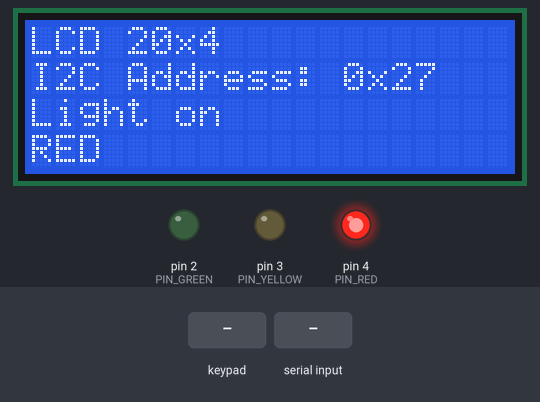
Simulated run of this sketch. Board: Arduino Uno, built with avr-gcc and run on an emulated ATmega328P. Parts: 20×4 character LCD, output pins drawn as LEDs (lit = HIGH). The test bench sets the inputs (shaded band). What the sketch prints to the serial monitor is not drawn.

Above: at 1.3 s.
1.4 s: keypad keys 1 2 1 1 1 0 9 # pressed 0.4 s apart
At 2.9 s:
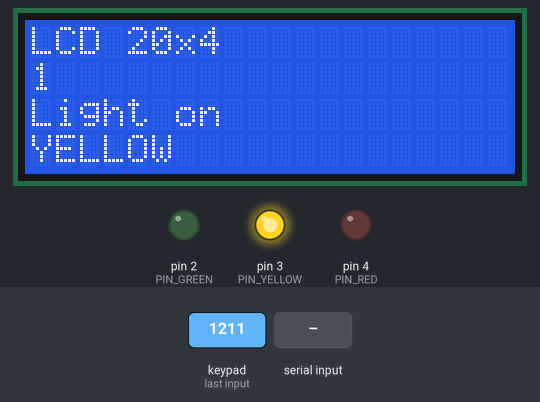
6.1 s: key 'A' pressed
At 6.9 s:
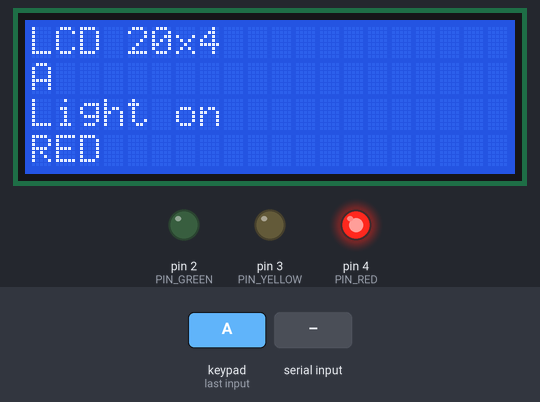
9.1 s: key 'B' pressed
At 10.0 s:
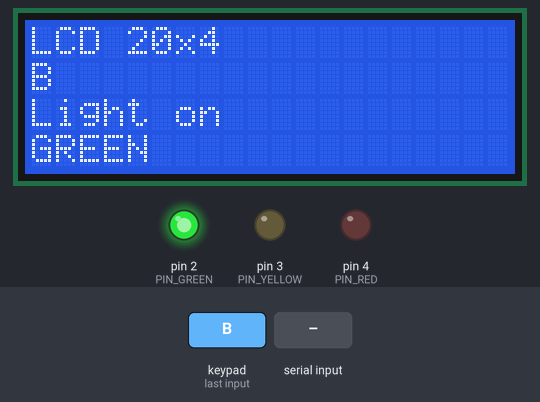
12.1 s: keypad keys 1 2 1 1 1 0 9 * pressed 0.4 s apart
At 16.2 s:
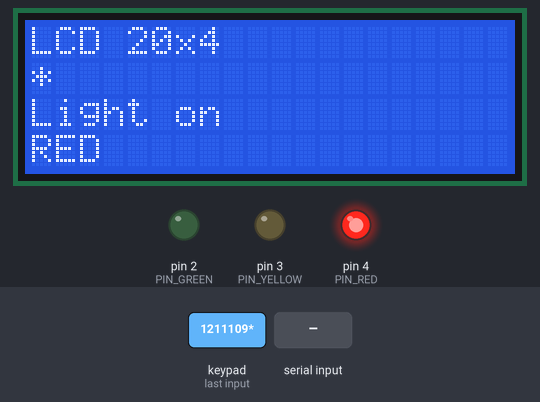
18.3 s: "1" received over Serial
At 19.6 s:
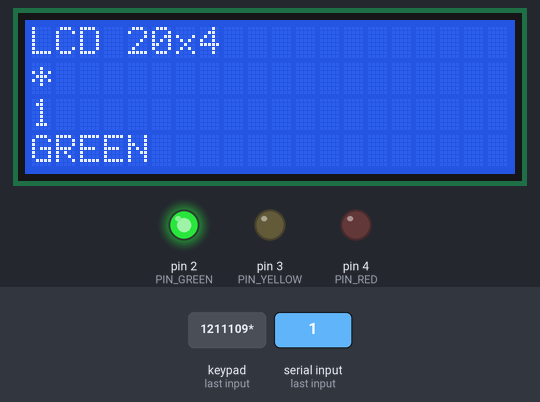
21.3 s: keypad keys 1 2 1 1 1 0 9 D pressed 0.4 s apart
At 24.5 s:
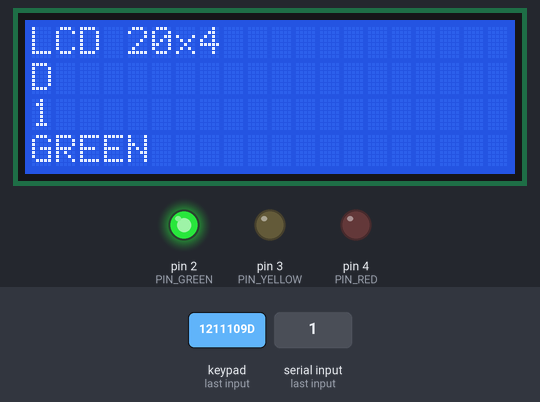
Timing chart, 0 to 34.1 s (numbered marks = the images above; inputs shaded):
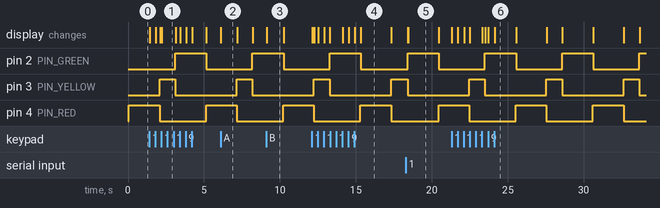

The sketch:

ArduinoNano.ino.ino
```cpp
////////////////////////////////////////
// Libraries
////////////////////////////////////////

#include <LiquidCrystal_I2C.h> // Library for LCD

#include <Keypad.h> //library for keyboard

////////////////////////////////////////
// LED traffic light items
////////////////////////////////////////

#define PIN_RED 4     // The Arduino pin connected to R pin of traffic light module
#define PIN_YELLOW 3  // The Arduino pin connected to Y pin of traffic light module
#define PIN_GREEN 2   // The Arduino pin connected to G pin of traffic light module

#define RED_TIME 2000     // RED time in millisecond
#define YELLOW_TIME 1000  // YELLOW time in millisecond
#define GREEN_TIME 2000   // GREEN time in millisecond

#define RED  0    // Index in array
#define YELLOW 1  // Index in array
#define GREEN  2  // Index in array

const int pins[] = { PIN_RED, PIN_YELLOW, PIN_GREEN };
const int times[] = { RED_TIME, YELLOW_TIME, GREEN_TIME };
const String colours[] = {"RED", "YELLOW", "GREEN"};

unsigned long last_time = 0;

int light = RED;  // start with RED light

//////////////////////////////////////
// LCD items
//////////////////////////////////////
LiquidCrystal_I2C lcd(0x27, 20, 4); // create the LCDobject: I2C address 0x27, 20 column and 4 rows

/////////////////////////////////////
// Keyboard items
/////////////////////////////////////

const byte ROWS = 4;                  //four rows
const byte COLS = 4;                  //four columns

                                      //Define the keys to show
char keys[ROWS][COLS] = {
  {'1','2','3','A'},
  {'4','5','6','B'},
  {'7','8','9','C'},
  {'*','0','#','D'}
};

byte rowPins[ROWS] = {12, 11, 10, 9};    //connect keypad 1 to D5, Keypad 2 to D6 and so on
byte colPins[COLS] = {8, 7, 6, 5}; //connect keypad 5 to D9, Keypad 6 to D10 and so on

Keypad keypad = Keypad( makeKeymap(keys), rowPins, colPins, ROWS, COLS ); //Create the Keypad object


void setup() {

  lcd.init(); //initialize the lcd
  lcd.backlight(); //open the backlight

  pinMode(PIN_RED, OUTPUT);
  pinMode(PIN_YELLOW, OUTPUT);
  pinMode(PIN_GREEN, OUTPUT);

  traffic_light_on(light); //Initialise with some data
  last_time = millis();

  // initialize serial communication at 9600 baud (9600 symbols a second)
  Serial.begin(9600);


  lcd.setCursor(0, 0);            // move cursor the first row
  lcd.print("LCD 20x4");          // print message at the first row
  lcd.setCursor(0, 1);            // move cursor to the second row
  lcd.print("I2C Address: 0x27"); // print message at the second row
  lcd.setCursor(0, 2);            // move cursor to the third row
  lcd.print("Light on");          // print message at the third row


}

// the loop function runs over and over again forever
void loop() {
  if ((millis() - last_time) > times[light]) {
    light++;
    if (light >= 3)
      light = RED;  // new circle

    traffic_light_on(light);
    last_time = millis();
  }

  char key = keypad.getKey();

  if (key){
    clearLCDLine(1);                // clear LCD
    writeToLCD((String)key, 0, 1);
  }
}

void traffic_light_on(int light) {

  for (int i = RED; i <= GREEN; i++)
  {
    if (i == light)
    {
      digitalWrite(pins[i], HIGH);    // turn on
      clearLCDLine(3);                // clear LCD
      writeToLCD(colours[light], 0, 3);
    }
    else
    {
      digitalWrite(pins[i], LOW);  // turn off
    }

  }
}

//Write to LCD
void writeToLCD(String MSG, int pos, int line)
{
  lcd.setCursor(pos, line);
  lcd.print(MSG);
  Serial.println(MSG);
}

//clear only lines to be rewritten
void clearLCDLine(int line)
{
  lcd.setCursor(0, line);
  for (int n = 0; n < 20; n++) // 20 indicates 0-20 symbols in line.
  {
    lcd.print(" ");
  }
}

/*
  SerialEvent occurs whenever new data comes in the hardware serial RX. This
  routine is run between each time loop() runs, so using delay inside loop can
  delay response. Multiple bytes of data may be available. We only send data
  once.
*/
void serialEvent()
{
  char inChar;
  String DataString = ""; // a String to hold incoming data
  DataString.reserve(21); // reserve 21 bytes for the inputString:

  delay(100); //Add delay not to miss first byte

  while (Serial.available())
  {
    // get the new byte:
    inChar = (char)Serial.read();
    // add it to the DataString:
    DataString += inChar;
  }
  clearLCDLine(2);                // clear LCD
  writeToLCD(DataString, 0, 2);   // write data
  DataString = "";                // Empty string
}
```

Measured:
- after the input at 1.4 s, the display: first changes at once (image 1 shows a later state)
- after the input at 6.1 s, the display: changes at once (image 2)
- after the input at 9.1 s, the display: changes at once (image 3)
- after the input at 12.1 s, the display: first changes at once (image 4 shows a later state)
- after the input at 18.3 s, the display: first changes after 0.12 s (image 5 shows a later state)
- after the input at 21.3 s, the display: first changes at once (image 6 shows a later state)
- by itself, pin 2 (PIN_GREEN): alternates HIGH for 2.0 s and LOW for 3.0 s
- by itself, pin 3 (PIN_YELLOW): alternates HIGH for 1.0 s and LOW for 4.0 s
